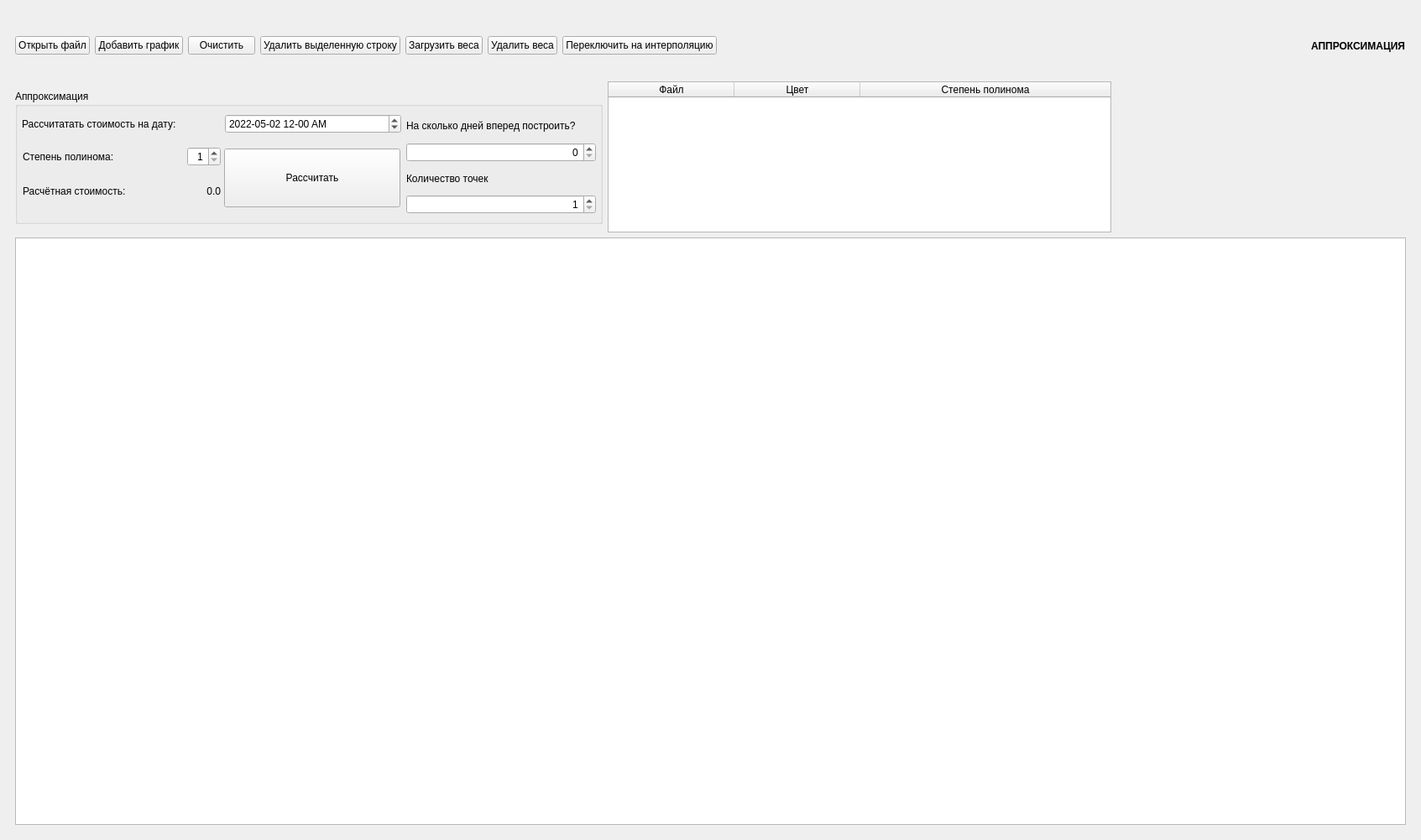
<?xml version="1.0" encoding="UTF-8"?>
<ui version="4.0">
 <class>MainWindow</class>
 <widget class="QMainWindow" name="MainWindow">
  <property name="geometry">
   <rect>
    <x>0</x>
    <y>0</y>
    <width>1693</width>
    <height>1001</height>
   </rect>
  </property>
  <property name="minimumSize">
   <size>
    <width>1200</width>
    <height>905</height>
   </size>
  </property>
  <property name="windowTitle">
   <string>Алгоритмическая торговля (задание школы 21)</string>
  </property>
  <widget class="QWidget" name="centralwidget">
   <layout class="QHBoxLayout" name="horizontalLayout_16">
    <item>
     <widget class="QStackedWidget" name="stackedWidget">
      <property name="maximumSize">
       <size>
        <width>3000</width>
        <height>16777215</height>
       </size>
      </property>
      <property name="currentIndex">
       <number>0</number>
      </property>
      <widget class="QWidget" name="page">
       <layout class="QVBoxLayout" name="verticalLayout_9" stretch="0,0,1">
        <item>
         <layout class="QHBoxLayout" name="horizontalLayout_6">
          <item>
           <widget class="QPushButton" name="loadDataset">
            <property name="text">
             <string>Открыть файл</string>
            </property>
           </widget>
          </item>
          <item>
           <widget class="QPushButton" name="addGraphApprox">
            <property name="text">
             <string>Добавить график</string>
            </property>
           </widget>
          </item>
          <item>
           <widget class="QPushButton" name="clearApproximationButton">
            <property name="text">
             <string>Очистить</string>
            </property>
           </widget>
          </item>
          <item>
           <widget class="QPushButton" name="clearRowApprox">
            <property name="text">
             <string>Удалить выделенную строку</string>
            </property>
           </widget>
          </item>
          <item>
           <widget class="QPushButton" name="loadWeights">
            <property name="text">
             <string>Загрузить веса</string>
            </property>
           </widget>
          </item>
          <item>
           <widget class="QPushButton" name="clearWeights">
            <property name="text">
             <string>Удалить веса</string>
            </property>
           </widget>
          </item>
          <item>
           <widget class="QPushButton" name="switchInterpolation">
            <property name="maximumSize">
             <size>
              <width>260</width>
              <height>16777215</height>
             </size>
            </property>
            <property name="text">
             <string>Переключить на интерполяцию</string>
            </property>
           </widget>
          </item>
          <item>
           <spacer name="horizontalSpacer_2">
            <property name="orientation">
             <enum>Qt::Horizontal</enum>
            </property>
            <property name="sizeHint" stdset="0">
             <size>
              <width>40</width>
              <height>20</height>
             </size>
            </property>
           </spacer>
          </item>
          <item>
           <widget class="QLabel" name="label_10">
            <property name="font">
             <font>
              <bold>true</bold>
             </font>
            </property>
            <property name="text">
             <string>АППРОКСИМАЦИЯ</string>
            </property>
           </widget>
          </item>
         </layout>
        </item>
        <item>
         <layout class="QHBoxLayout" name="horizontalLayout_13">
          <item>
           <widget class="QGroupBox" name="groupBox_2">
            <property name="minimumSize">
             <size>
              <width>700</width>
              <height>0</height>
             </size>
            </property>
            <property name="maximumSize">
             <size>
              <width>700</width>
              <height>160</height>
             </size>
            </property>
            <property name="title">
             <string>Аппроксимация</string>
            </property>
            <layout class="QHBoxLayout" name="horizontalLayout_12" stretch="2,1">
             <property name="leftMargin">
              <number>5</number>
             </property>
             <property name="rightMargin">
              <number>5</number>
             </property>
             <item>
              <layout class="QVBoxLayout" name="verticalLayout_8" stretch="0,0">
               <property name="spacing">
                <number>0</number>
               </property>
               <item>
                <layout class="QHBoxLayout" name="horizontalLayout_10">
                 <property name="spacing">
                  <number>-1</number>
                 </property>
                 <property name="bottomMargin">
                  <number>10</number>
                 </property>
                 <item>
                  <widget class="QLabel" name="label_13">
                   <property name="text">
                    <string>Рассчитатать стоимость на дату:   </string>
                   </property>
                   <property name="alignment">
                    <set>Qt::AlignLeading|Qt::AlignLeft|Qt::AlignVCenter</set>
                   </property>
                  </widget>
                 </item>
                 <item>
                  <widget class="QDateTimeEdit" name="dateTimeEdit_2">
                   <property name="minimumSize">
                    <size>
                     <width>210</width>
                     <height>0</height>
                    </size>
                   </property>
                   <property name="maximumSize">
                    <size>
                     <width>210</width>
                     <height>16777215</height>
                    </size>
                   </property>
                   <property name="date">
                    <date>
                     <year>2022</year>
                     <month>5</month>
                     <day>2</day>
                    </date>
                   </property>
                   <property name="currentSection">
                    <enum>QDateTimeEdit::YearSection</enum>
                   </property>
                   <property name="displayFormat">
                    <string>yyyy-MM-dd hh-mm AP</string>
                   </property>
                  </widget>
                 </item>
                </layout>
               </item>
               <item>
                <layout class="QHBoxLayout" name="horizontalLayout_11" stretch="1,1">
                 <property name="spacing">
                  <number>4</number>
                 </property>
                 <property name="leftMargin">
                  <number>1</number>
                 </property>
                 <property name="topMargin">
                  <number>1</number>
                 </property>
                 <property name="rightMargin">
                  <number>1</number>
                 </property>
                 <property name="bottomMargin">
                  <number>1</number>
                 </property>
                 <item>
                  <layout class="QVBoxLayout" name="verticalLayout_7" stretch="1,1">
                   <property name="spacing">
                    <number>-1</number>
                   </property>
                   <item>
                    <layout class="QHBoxLayout" name="horizontalLayout_9">
                     <property name="spacing">
                      <number>0</number>
                     </property>
                     <property name="topMargin">
                      <number>5</number>
                     </property>
                     <item>
                      <widget class="QLabel" name="label_11">
                       <property name="text">
                        <string>Степень полинома:</string>
                       </property>
                      </widget>
                     </item>
                     <item>
                      <widget class="QSpinBox" name="spinBox_3">
                       <property name="minimumSize">
                        <size>
                         <width>0</width>
                         <height>20</height>
                        </size>
                       </property>
                       <property name="maximumSize">
                        <size>
                         <width>40</width>
                         <height>16777215</height>
                        </size>
                       </property>
                       <property name="alignment">
                        <set>Qt::AlignRight|Qt::AlignTrailing|Qt::AlignVCenter</set>
                       </property>
                       <property name="minimum">
                        <number>1</number>
                       </property>
                       <property name="maximum">
                        <number>6</number>
                       </property>
                       <property name="value">
                        <number>1</number>
                       </property>
                       <property name="displayIntegerBase">
                        <number>10</number>
                       </property>
                      </widget>
                     </item>
                    </layout>
                   </item>
                   <item>
                    <layout class="QHBoxLayout" name="horizontalLayout_7">
                     <property name="spacing">
                      <number>0</number>
                     </property>
                     <item>
                      <widget class="QLabel" name="label_12">
                       <property name="minimumSize">
                        <size>
                         <width>0</width>
                         <height>14</height>
                        </size>
                       </property>
                       <property name="text">
                        <string>Расчётная стоимость:</string>
                       </property>
                      </widget>
                     </item>
                     <item>
                      <widget class="QLabel" name="label_14">
                       <property name="minimumSize">
                        <size>
                         <width>0</width>
                         <height>14</height>
                        </size>
                       </property>
                       <property name="text">
                        <string>0.0</string>
                       </property>
                       <property name="alignment">
                        <set>Qt::AlignRight|Qt::AlignTrailing|Qt::AlignVCenter</set>
                       </property>
                      </widget>
                     </item>
                    </layout>
                   </item>
                  </layout>
                 </item>
                 <item>
                  <widget class="QPushButton" name="calculationOnePoint">
                   <property name="minimumSize">
                    <size>
                     <width>210</width>
                     <height>70</height>
                    </size>
                   </property>
                   <property name="maximumSize">
                    <size>
                     <width>210</width>
                     <height>70</height>
                    </size>
                   </property>
                   <property name="text">
                    <string>Рассчитать</string>
                   </property>
                  </widget>
                 </item>
                </layout>
               </item>
              </layout>
             </item>
             <item>
              <layout class="QVBoxLayout" name="verticalLayout_5">
               <item>
                <layout class="QVBoxLayout" name="verticalLayout_6">
                 <item>
                  <widget class="QLabel" name="label_3">
                   <property name="text">
                    <string>На сколько дней вперед построить?</string>
                   </property>
                  </widget>
                 </item>
                 <item>
                  <widget class="QSpinBox" name="spinBox_2">
                   <property name="alignment">
                    <set>Qt::AlignRight|Qt::AlignTrailing|Qt::AlignVCenter</set>
                   </property>
                  </widget>
                 </item>
                </layout>
               </item>
               <item>
                <layout class="QVBoxLayout" name="verticalLayout_3">
                 <item>
                  <widget class="QLabel" name="label_15">
                   <property name="text">
                    <string>Количество точек</string>
                   </property>
                  </widget>
                 </item>
                 <item>
                  <widget class="QSpinBox" name="point_box">
                   <property name="alignment">
                    <set>Qt::AlignRight|Qt::AlignTrailing|Qt::AlignVCenter</set>
                   </property>
                   <property name="minimum">
                    <number>1</number>
                   </property>
                   <property name="maximum">
                    <number>1000</number>
                   </property>
                   <property name="displayIntegerBase">
                    <number>10</number>
                   </property>
                  </widget>
                 </item>
                </layout>
               </item>
              </layout>
             </item>
            </layout>
           </widget>
          </item>
          <item>
           <widget class="QTableWidget" name="tableWidgetApprox">
            <property name="sizePolicy">
             <sizepolicy hsizetype="Expanding" vsizetype="Fixed">
              <horstretch>0</horstretch>
              <verstretch>0</verstretch>
             </sizepolicy>
            </property>
            <property name="minimumSize">
             <size>
              <width>600</width>
              <height>180</height>
             </size>
            </property>
            <property name="maximumSize">
             <size>
              <width>600</width>
              <height>16777215</height>
             </size>
            </property>
            <property name="styleSheet">
             <string notr="true"/>
            </property>
            <property name="verticalScrollBarPolicy">
             <enum>Qt::ScrollBarAlwaysOff</enum>
            </property>
            <property name="horizontalScrollBarPolicy">
             <enum>Qt::ScrollBarAlwaysOff</enum>
            </property>
            <property name="sizeAdjustPolicy">
             <enum>QAbstractScrollArea::AdjustToContentsOnFirstShow</enum>
            </property>
            <property name="wordWrap">
             <bool>false</bool>
            </property>
            <property name="cornerButtonEnabled">
             <bool>false</bool>
            </property>
            <attribute name="horizontalHeaderCascadingSectionResizes">
             <bool>false</bool>
            </attribute>
            <attribute name="horizontalHeaderMinimumSectionSize">
             <number>100</number>
            </attribute>
            <attribute name="horizontalHeaderDefaultSectionSize">
             <number>150</number>
            </attribute>
            <attribute name="horizontalHeaderShowSortIndicator" stdset="0">
             <bool>false</bool>
            </attribute>
            <attribute name="horizontalHeaderStretchLastSection">
             <bool>true</bool>
            </attribute>
            <column>
             <property name="text">
              <string>Файл</string>
             </property>
            </column>
            <column>
             <property name="text">
              <string>Цвет</string>
             </property>
            </column>
            <column>
             <property name="text">
              <string>Степень полинома</string>
             </property>
            </column>
           </widget>
          </item>
          <item>
           <spacer name="horizontalSpacer_5">
            <property name="orientation">
             <enum>Qt::Horizontal</enum>
            </property>
            <property name="sizeHint" stdset="0">
             <size>
              <width>40</width>
              <height>20</height>
             </size>
            </property>
           </spacer>
          </item>
         </layout>
        </item>
        <item>
         <widget class="QCustomPlot" name="approxView">
          <property name="minimumSize">
           <size>
            <width>1200</width>
            <height>700</height>
           </size>
          </property>
          <property name="maximumSize">
           <size>
            <width>3000</width>
            <height>700</height>
           </size>
          </property>
          <property name="frameShadow">
           <enum>QFrame::Plain</enum>
          </property>
         </widget>
        </item>
       </layout>
      </widget>
      <widget class="QWidget" name="page_2">
       <layout class="QVBoxLayout" name="verticalLayout_4" stretch="1,0,1">
        <item>
         <layout class="QHBoxLayout" name="horizontalLayout_5">
          <item>
           <widget class="QPushButton" name="fileOpenButton">
            <property name="text">
             <string>Открыть файл</string>
            </property>
           </widget>
          </item>
          <item>
           <widget class="QPushButton" name="addGraph">
            <property name="text">
             <string>Добавить график</string>
            </property>
           </widget>
          </item>
          <item>
           <widget class="QPushButton" name="clearInterpolationButton">
            <property name="text">
             <string>Очистить</string>
            </property>
           </widget>
          </item>
          <item>
           <widget class="QPushButton" name="deleteSelectedButton">
            <property name="text">
             <string>Удалить выделенную строку</string>
            </property>
           </widget>
          </item>
          <item>
           <widget class="QPushButton" name="switchApprox">
            <property name="maximumSize">
             <size>
              <width>260</width>
              <height>16777215</height>
             </size>
            </property>
            <property name="text">
             <string>Переключить на аппроксимацию</string>
            </property>
           </widget>
          </item>
          <item>
           <spacer name="horizontalSpacer">
            <property name="orientation">
             <enum>Qt::Horizontal</enum>
            </property>
            <property name="sizeHint" stdset="0">
             <size>
              <width>40</width>
              <height>20</height>
             </size>
            </property>
           </spacer>
          </item>
          <item>
           <widget class="QLabel" name="label_9">
            <property name="font">
             <font>
              <bold>true</bold>
             </font>
            </property>
            <property name="text">
             <string>ИНТЕРПОЛЯЦИЯ</string>
            </property>
           </widget>
          </item>
         </layout>
        </item>
        <item>
         <layout class="QHBoxLayout" name="horizontalLayout_8">
          <item>
           <widget class="QGroupBox" name="groupBox">
            <property name="minimumSize">
             <size>
              <width>700</width>
              <height>0</height>
             </size>
            </property>
            <property name="maximumSize">
             <size>
              <width>700</width>
              <height>160</height>
             </size>
            </property>
            <property name="title">
             <string>Интерполяция</string>
            </property>
            <layout class="QHBoxLayout" name="horizontalLayout_3">
             <item>
              <layout class="QVBoxLayout" name="verticalLayout_2" stretch="0,1,0">
               <item>
                <widget class="QLabel" name="label">
                 <property name="text">
                  <string>Количество точек выбранного графика</string>
                 </property>
                </widget>
               </item>
               <item>
                <widget class="QSpinBox" name="spinBoxPointsInter">
                 <property name="alignment">
                  <set>Qt::AlignRight|Qt::AlignTrailing|Qt::AlignVCenter</set>
                 </property>
                 <property name="minimum">
                  <number>1</number>
                 </property>
                 <property name="maximum">
                  <number>20000</number>
                 </property>
                </widget>
               </item>
               <item>
                <spacer name="verticalSpacer">
                 <property name="orientation">
                  <enum>Qt::Vertical</enum>
                 </property>
                 <property name="sizeHint" stdset="0">
                  <size>
                   <width>20</width>
                   <height>40</height>
                  </size>
                 </property>
                </spacer>
               </item>
              </layout>
             </item>
             <item>
              <layout class="QVBoxLayout" name="verticalLayout" stretch="0,0,0,0">
               <property name="spacing">
                <number>0</number>
               </property>
               <item>
                <widget class="QLabel" name="label_4">
                 <property name="text">
                  <string>Котировки на дату</string>
                 </property>
                </widget>
               </item>
               <item>
                <layout class="QHBoxLayout" name="horizontalLayout_4">
                 <property name="spacing">
                  <number>5</number>
                 </property>
                 <item>
                  <widget class="QDateTimeEdit" name="dateTimeEdit">
                   <property name="minimumSize">
                    <size>
                     <width>0</width>
                     <height>21</height>
                    </size>
                   </property>
                   <property name="dateTime">
                    <datetime>
                     <hour>0</hour>
                     <minute>0</minute>
                     <second>0</second>
                     <year>2020</year>
                     <month>9</month>
                     <day>14</day>
                    </datetime>
                   </property>
                   <property name="date">
                    <date>
                     <year>2020</year>
                     <month>9</month>
                     <day>14</day>
                    </date>
                   </property>
                   <property name="maximumDate">
                    <date>
                     <year>2023</year>
                     <month>12</month>
                     <day>31</day>
                    </date>
                   </property>
                   <property name="minimumDate">
                    <date>
                     <year>2020</year>
                     <month>9</month>
                     <day>14</day>
                    </date>
                   </property>
                  </widget>
                 </item>
                 <item>
                  <widget class="QPushButton" name="calculateInterpolatedValue">
                   <property name="minimumSize">
                    <size>
                     <width>0</width>
                     <height>32</height>
                    </size>
                   </property>
                   <property name="text">
                    <string>Посчитать</string>
                   </property>
                  </widget>
                 </item>
                </layout>
               </item>
               <item>
                <layout class="QHBoxLayout" name="horizontalLayout">
                 <item>
                  <widget class="QLabel" name="label_5">
                   <property name="text">
                    <string>Кубическая</string>
                   </property>
                  </widget>
                 </item>
                 <item>
                  <widget class="QLabel" name="cubicLabel">
                   <property name="text">
                    <string>0.0</string>
                   </property>
                   <property name="alignment">
                    <set>Qt::AlignRight|Qt::AlignTrailing|Qt::AlignVCenter</set>
                   </property>
                  </widget>
                 </item>
                </layout>
               </item>
               <item>
                <layout class="QHBoxLayout" name="horizontalLayout_2">
                 <item>
                  <widget class="QLabel" name="label_6">
                   <property name="text">
                    <string>Полиномиальная со степенью</string>
                   </property>
                  </widget>
                 </item>
                 <item>
                  <widget class="QSpinBox" name="polynomialSpinBox">
                   <property name="minimum">
                    <number>3</number>
                   </property>
                   <property name="maximum">
                    <number>9</number>
                   </property>
                  </widget>
                 </item>
                 <item>
                  <widget class="QLabel" name="polynomialLabel">
                   <property name="text">
                    <string>0.0</string>
                   </property>
                   <property name="alignment">
                    <set>Qt::AlignRight|Qt::AlignTrailing|Qt::AlignVCenter</set>
                   </property>
                  </widget>
                 </item>
                </layout>
               </item>
              </layout>
             </item>
            </layout>
           </widget>
          </item>
          <item>
           <widget class="QTableWidget" name="tableWidget">
            <property name="sizePolicy">
             <sizepolicy hsizetype="Expanding" vsizetype="Fixed">
              <horstretch>0</horstretch>
              <verstretch>0</verstretch>
             </sizepolicy>
            </property>
            <property name="minimumSize">
             <size>
              <width>600</width>
              <height>180</height>
             </size>
            </property>
            <property name="maximumSize">
             <size>
              <width>600</width>
              <height>16777215</height>
             </size>
            </property>
            <property name="verticalScrollBarPolicy">
             <enum>Qt::ScrollBarAlwaysOff</enum>
            </property>
            <property name="horizontalScrollBarPolicy">
             <enum>Qt::ScrollBarAlwaysOff</enum>
            </property>
            <property name="sizeAdjustPolicy">
             <enum>QAbstractScrollArea::AdjustToContentsOnFirstShow</enum>
            </property>
            <property name="wordWrap">
             <bool>false</bool>
            </property>
            <property name="cornerButtonEnabled">
             <bool>false</bool>
            </property>
            <attribute name="horizontalHeaderCascadingSectionResizes">
             <bool>false</bool>
            </attribute>
            <attribute name="horizontalHeaderMinimumSectionSize">
             <number>60</number>
            </attribute>
            <attribute name="horizontalHeaderDefaultSectionSize">
             <number>100</number>
            </attribute>
            <attribute name="horizontalHeaderShowSortIndicator" stdset="0">
             <bool>false</bool>
            </attribute>
            <attribute name="horizontalHeaderStretchLastSection">
             <bool>true</bool>
            </attribute>
            <column>
             <property name="text">
              <string>Файл</string>
             </property>
            </column>
            <column>
             <property name="text">
              <string>Цвет</string>
             </property>
            </column>
            <column>
             <property name="text">
              <string>Тип интерполяции</string>
             </property>
            </column>
           </widget>
          </item>
          <item>
           <spacer name="horizontalSpacer_6">
            <property name="orientation">
             <enum>Qt::Horizontal</enum>
            </property>
            <property name="sizeHint" stdset="0">
             <size>
              <width>40</width>
              <height>20</height>
             </size>
            </property>
           </spacer>
          </item>
         </layout>
        </item>
        <item>
         <widget class="QCustomPlot" name="interpolationView">
          <property name="minimumSize">
           <size>
            <width>1200</width>
            <height>700</height>
           </size>
          </property>
          <property name="maximumSize">
           <size>
            <width>1800</width>
            <height>700</height>
           </size>
          </property>
          <property name="frameShadow">
           <enum>QFrame::Plain</enum>
          </property>
         </widget>
        </item>
       </layout>
      </widget>
     </widget>
    </item>
   </layout>
  </widget>
 </widget>
 <customwidgets>
  <customwidget>
   <class>QCustomPlot</class>
   <extends>QGraphicsView</extends>
   <header>qcustomplot.h</header>
  </customwidget>
 </customwidgets>
 <resources/>
 <connections/>
</ui>
